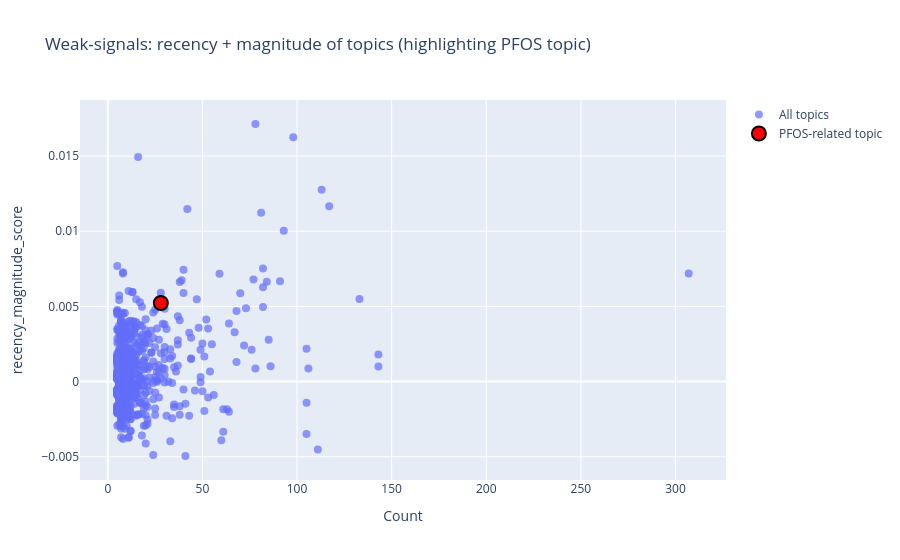

Notebook code for this chart:
### Markdown cell above
## 10. Visualize Topics & Highlight PFOS

### Code cell
import plotly.graph_objects as go
import re

# --- Boolean mask: Representation contains the token "pfos" ---
mask_pfos = df_plot_jump["Representation"].apply(
    lambda lst: any(re.fullmatch(r"pfoa", str(x).lower()) for x in lst)
)

df_main = df_plot_jump[~mask_pfos]
df_highlight = df_plot_jump[mask_pfos]

fig = go.Figure()

# --- Base layer: all topics ---
fig.add_trace(
    go.Scatter(
        x=df_main["Count"],
        y=df_main["recency_jump_score"],
        mode="markers",
        marker=dict(size=8, opacity=0.7),
        text=df_main["Name"],
        hovertext=df_main["Representation"].astype(str),
        name="All topics",
    )
)

# --- Highlighted: topics containing the exact token "pfos" ---
fig.add_trace(
    go.Scatter(
        x=df_highlight["Count"],
        y=df_highlight["recency_jump_score"],
        mode="markers",
        marker=dict(
            size=14,
            color="red",
            line=dict(width=2, color="black")
        ),
        text=df_highlight["Name"],
        hovertext=df_highlight["Representation"].astype(str),
        name="PFOS-related topic",
    )
)

# Axis + layout
fig.update_xaxes(title_text="Count")
fig.update_yaxes(title_text="recency_magnitude_score")

fig.update_layout(
    title="Weak-signals: recency + magnitude of topics (highlighting PFOS topic)"
)

fig.show()

### Figure 1 — Plotly figure (JSON) as saved in the notebook; plotly's stock layout.template omitted (floating-point values rounded to 4 significant figures; data arrays with more than 128 entries replaced by an {"elided": "..."} marker saying what was removed)
{"data": [{"hovertext": {"elided": "653 str values"}, "marker": {"opacity": 0.7, "size": 8}, "mode": "markers", "name": "All topics", "text": {"elided": "653 str values"}, "type": "scatter", "x": {"elided": "653 int values"}, "y": {"elided": "653 float values"}}, {"hovertext": ["['pfos', 'pfoa', 'pfcs', 'apfo', 'perfluorinated', 'perfluorooctane', 'linearbranched', 'pfosa', 'branched', 'sulfonate']"], "marker": {"color": "red", "line": {"color": "black", "width": 2}, "size": 14}, "mode": "markers", "name": "PFOS-related topic", "text": ["97_pfos_pfoa_pfcs_apfo"], "type": "scatter", "x": [28], "y": [0.005226]}], "layout": {"title": {"text": "Weak-signals: recency + magnitude of topics (highlighting PFOS topic)"}, "xaxis": {"title": {"text": "Count"}}, "yaxis": {"title": {"text": "recency_magnitude_score"}}}}
